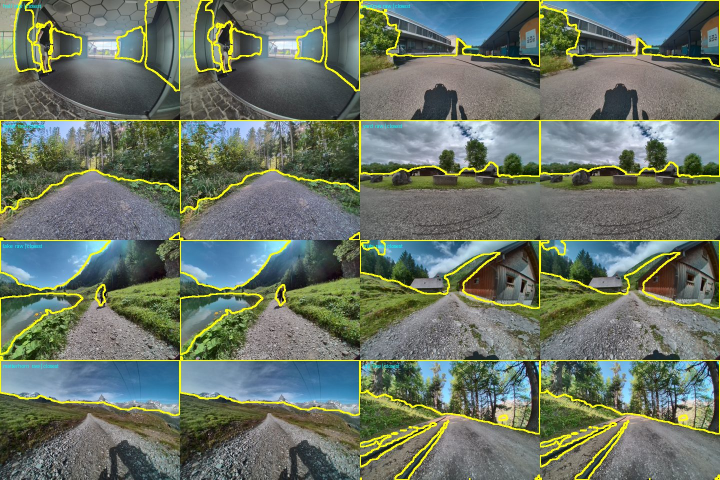
#> input picture review/glance-risk-outlines.jpg, 1440 x 960 px, given as the content of the folder ../review/glance-risk-outlines.jpg, which was not available (shown at 1/2 size)
$ python sheet.py ../review/glance-risk-outlines.jpg ../review/glance-v3-full-frames.jpg
#> lines starting #> are read from the running program, lines starting #| are printed output that depends on the picture
import sys, glob, os
from PIL import Image, ImageDraw
d, out = sys.argv[1], sys.argv[2]
fs = sorted(glob.glob(d + "/*.jpg")); cols = 8; tw, th = 320, 180
rows = (len(fs) + cols - 1) // cols
S = Image.new("RGB", (cols * tw, rows * (th + 18)), "white"); D = ImageDraw.Draw(S)
#> after `S = Image.new('RGB', (cols * tw, rows * (th + 18)), 'white')`: S: PIL image 2560x198 RGB; every value is 255
for i, f in enumerate(fs):
    x, y = i % cols * tw, i // cols * (th + 18)
    S.paste(Image.open(f).resize((tw, th)), (x, y)); D.text((x + 4, y + th + 2), os.path.basename(f)[:-4] + "s", fill="black")
#> after `S.paste(Image.open(f).resize((tw, th)), (x, y))`:
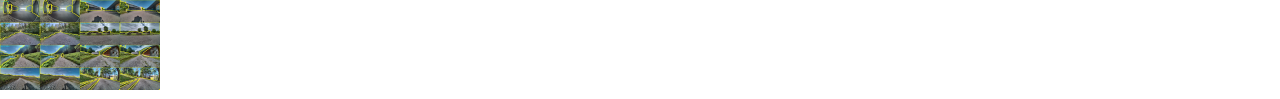
#> S: PIL image 2560x198 RGB (shown at 1/2 size); mean R, G, B 238.1, 239.3, 237.6
S.save(out, quality=80)

$ run again, on review/glance-v3-full-frames.jpg
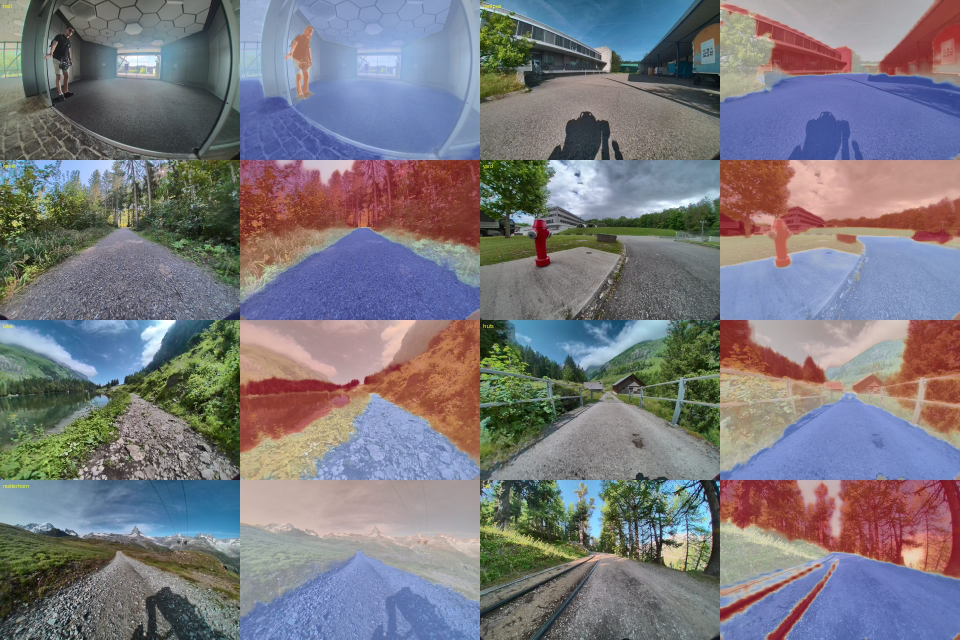
#> input picture review/glance-v3-full-frames.jpg, 1920 x 1280 px, given as the content of the folder ../review/glance-v3-full-frames.jpg, which was not available (shown at 1/2 size)
#> `S.paste(Image.open(f).resize((tw, th)), (x, y))`:
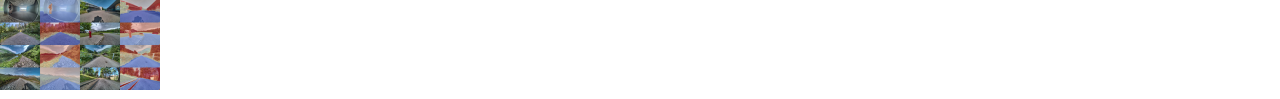
#> S: PIL image 2560x198 RGB (shown at 1/2 size); mean R, G, B 239.8, 239.7, 240.3
#> `S.save(out, quality=80)`:
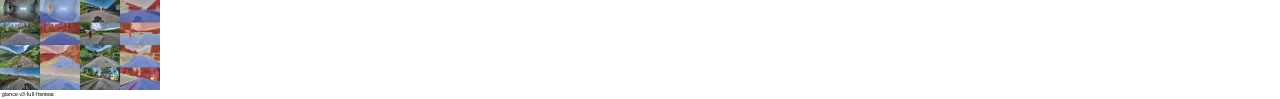
#> saved as glance-v3-full-frames.jpg: PIL image 2560x198 RGB (shown at 1/2 size); mean R, G, B 239.7, 239.6, 240.2

$ run again, on review/huts-full-frames.jpg
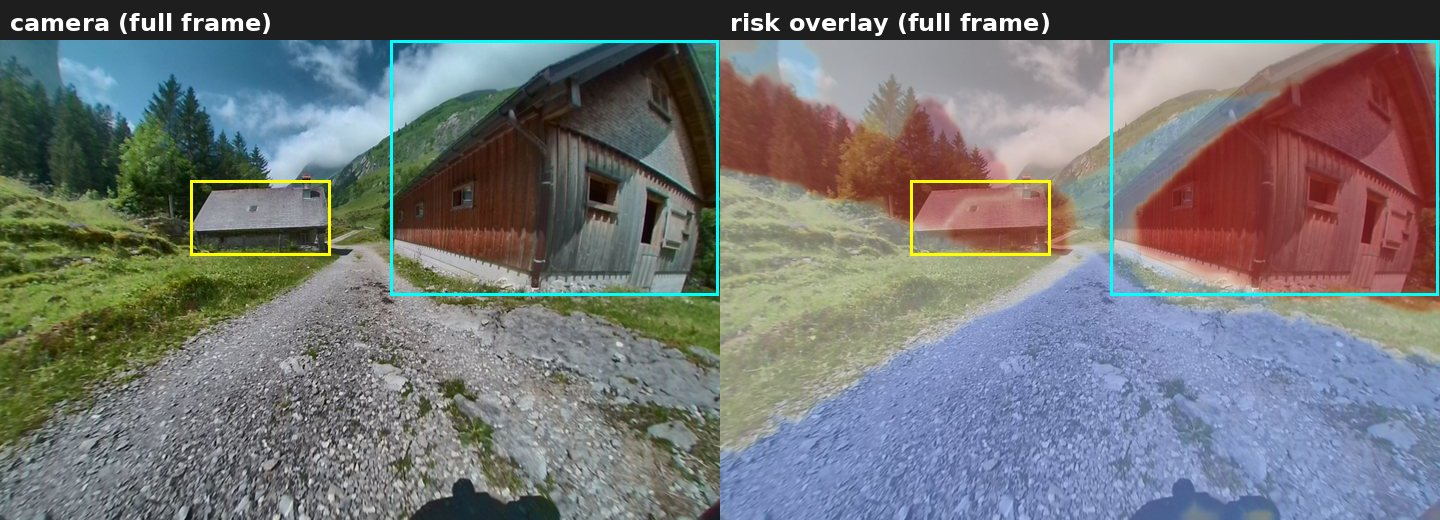
#> input picture review/huts-full-frames.jpg, 1440 x 520 px, given as the content of the folder ../review/huts-full-frames.jpg, which was not available
#> `S.paste(Image.open(f).resize((tw, th)), (x, y))`:
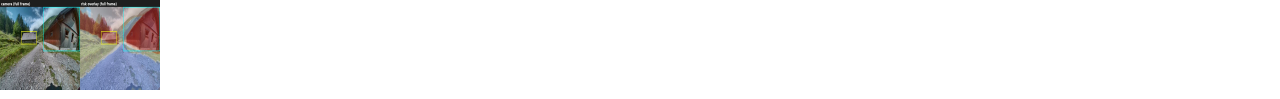
#> S: PIL image 2560x198 RGB (shown at 1/2 size); mean R, G, B 239, 239.2, 239.3
